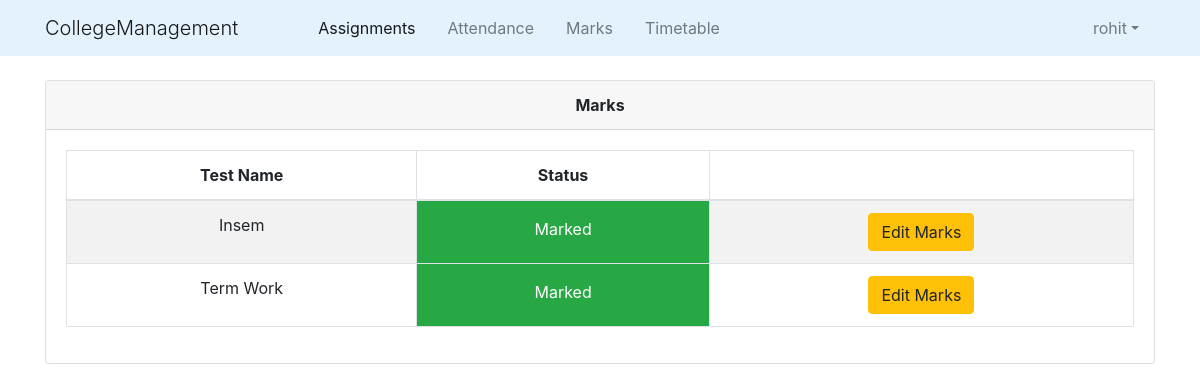
The page /staff/MarksList/11/ (signed in) on the database its author committed.
### college_info/models.py (models this page shows, shortened)
class User(AbstractUser):
    @property
    def is_student(self):
        if hasattr(self,'student'):
            return True
        else:
            return False

class MarksClass(models.Model):
    teach=models.ForeignKey(Teaches,on_delete=models.CASCADE)
    name= models.CharField(max_length=50,choices=test_name)
    status = models.BooleanField(default='False')
    class Meta:
        unique_together=(('teach','name'),)

### college_info/views.py (the view)
# urls.py: path('staff/MarksList/<slug:teaches_id>/',views.staff_marks_list,name='marks_list'),
@login_required()
def staff_marks_list(request,teaches_id):
    teach = Teaches.objects.get(id=teaches_id)
    mark_class_list=MarksClass.objects.filter(teach=teach)
    return render(request,'college_info/staff_marks_list.html',{'mlist':mark_class_list})

### college_info/templates/college_info/staff_marks_list.html
{% extends "college_info/base.html" %}
{% block content %}
    <div class="container">
        <div class="card">
            <div class="card-header text-center"><b>Marks</b></div>
        <div class="card-body">
                <div class="table-responsive">
                    <table class="table table-bordered table-striped text-center">
                        <thead>
                            <tr>
                                <th>Test Name</th>
                                <th>Status</th>
                                <th>  </th>
                            </tr>
                        </thead>
                        <tbody>
                            {% for markclass in mlist %}
                                <tr>
                                    <td>{{ markclass.name }}</td>
                                    {% if not markclass.status %}
                                        <td class="p-3 mb-2 bg-danger text-white">Not Marked</td>
                                        <td>
                                            <a class="btn btn-primary" href="{% url 'enter_marks' markclass.id %}" role="button">Enter Marks</a>
                                        </td>
                                    {% else %}
                                        <td class="p-3 mb-2 bg-success text-white">Marked</td>
                                        <td><a class="btn btn-warning" href="{% url 'edit_marks' markclass.id %}" role="button">Edit Marks</a> </td>
                                    {% endif %}
                                </tr>
                            {% empty %}
                                <p>Student has no course</p>
                            {% endfor %}
                        </tbody>
                    </table>
                </div>
        </div>
        </div>
    </div>
{% endblock content %}

### college_info/templates/college_info/base.html (shortened to what this page needs)
{% load static %}
<!DOCTYPE html>
<html lang="en" dir="ltr">
  <head>
    <link rel="stylesheet" href="https://maxcdn.bootstrapcdn.com/bootstrap/4.0.0/css/bootstrap.min.css">
    <link href="//cdn.bootcss.com/bootstrap-datetimepicker/4.17.44/css/bootstrap-datetimepicker.min.css" rel="stylesheet">
    <link rel="stylesheet" type="text/css" href="{% static 'college_info/style.css' %}">
    <link rel="stylesheet" href="http://code.jquery.com/ui/1.11.0/themes/smoothness/jquery-ui.css">
  </head>
  <body>
    <header class="site-header topheader">
      <nav class="navbar navbar-expand-md navbar-light fixed-top" style="background-color:#e3f2fd">
        {% if request.user.is_authenticated %}
        <div class="container">
          <span class="navbar-brand display-1">CollegeManagement</span>
          <div class="collapse navbar-collapse" id="navbarcontent">
            <div class="navbar-nav ml-5">
              <a class="nav-item nav-link active mx-2 " href="{% url 'home' %}">Assignments</a>
              {% if request.user.is_student %}
                <a class="nav-item nav-link mx-2" href="{% url 'student_attendance' request.user.student.roll_no %}">Attendance</a>
              {% else %}
                <a class="nav-item nav-link mx-2" href="{% url 'staff_teaches' request.user.staff.id 1 %}">Attendance</a>
              {% endif %}
              {% if request.user.is_student %}
                <a class="nav-item nav-link mx-2" href="{% url 'student_marks' request.user.student.roll_no %}">Marks</a>
              {% else %}
                <a class="nav-item nav-link mx-2" href="{% url 'staff_teaches' request.user.staff.id 2 %}">Marks</a>
              {% endif %}
              {% if request.user.is_student %}
                <a class="nav-item nav-link mx-2" href="{% url 'student_timetable' request.user.student.batch_id.id %}">Timetable</a>
              {% else %}
                <a class="nav-item nav-link mx-2" href="{% url 'staff_timetable' request.user.staff.id %}">Timetable</a>
              {% endif %}
            </div>
            <ul class="navbar-nav ml-auto">
              <li class="nav-item dropdown ml-5">
                <a class="nav-link dropdown-toggle mx-2 " id="navbarDropdown" data-toggle="dropdown" href="#">{{ request.user.username }}</a>
              </li>
            </ul>
          </div>
        </div>
        {% else %}
        <div class="container justify-content-center">
          <span class="navbar-brand display-1 ">CollegeManagement</span>
        </div>
        {% endif %}
      </nav>
    </header>
    {% block content %}{% endblock %}
  </body>
</html>

### college_info/static/college_info/style.css (style rules this page uses)
body { margin-top:5rem; }

### rows shown on the page
User: user.username "rohit"
MarksClass: name "Insem", status "Marked"
MarksClass: name "Term Work", status "Marked"
